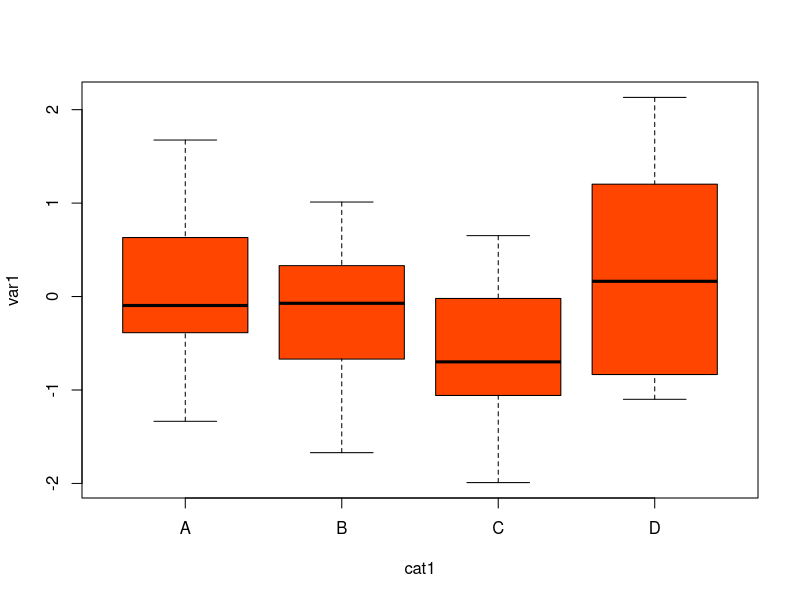

The R source for this figure: (Note: this script raises an error after producing the figure.)
## ---- chunk 1
mydata <- data.frame(cat1 = rep(c("A", "B", "C", "D"), 10),
                     cat2 = rep(c("one", "two"), each = 20),
                     var1 = rnorm(40),
                     var2 = runif(40), 
                     var3 = rlnorm(40),
                     var4 = rbeta(40, 1, 5))
## ---- chunk 2
boxplot(var1 ~ cat1, data = mydata,
        main = NA, col = "orangered")
## ---- chunk 3
boxplot_func = function(df, x, y) {
    boxplot(y ~ x, data = df,
    main = NA, col = "orangered")
}
## ---- chunk 4
boxplot_func = function(df, x, y, color = "springgreen") {
    f = formula(paste(y, "~", x))
    boxplot(f, data = df,
    main = NA, col = color)
}
## ---- chunk 5
ls()
## ---- chunk 6
boxplot_func("cat1", "var1")
boxplot_func("cat2", "var1", col = "darkcyan")
boxplot_func("cat2", "var4", col = "khaki")
